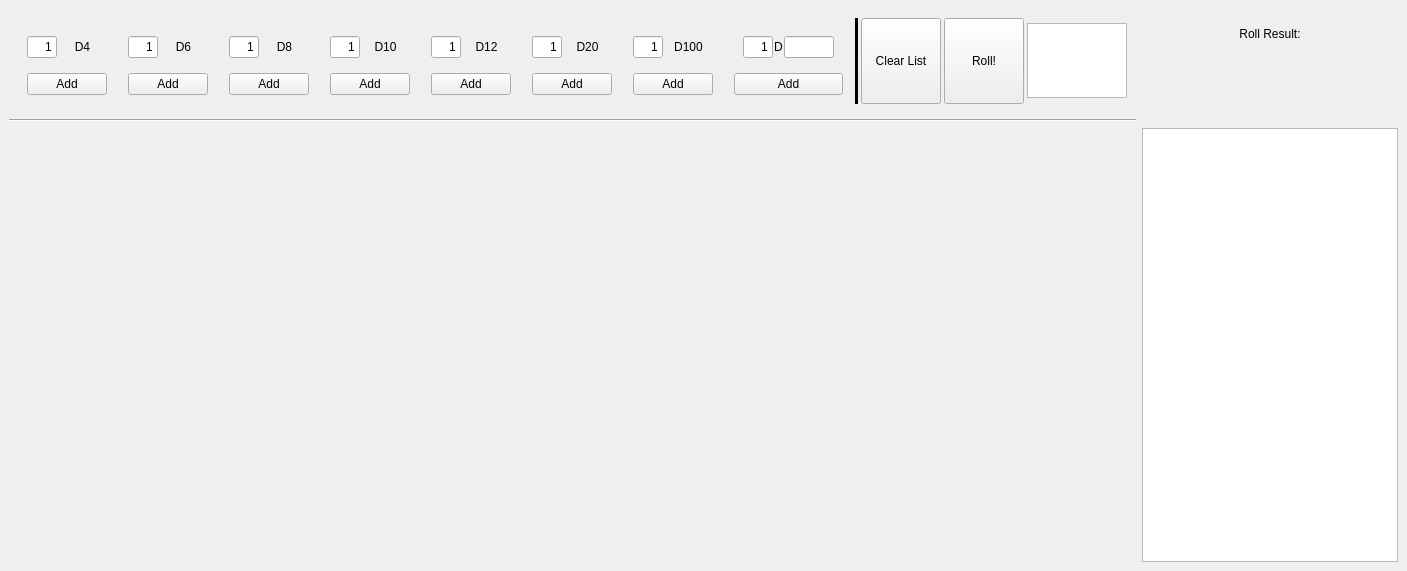
<?xml version="1.0" encoding="UTF-8"?>
<ui version="4.0">
 <class>MainWindow</class>
 <widget class="QMainWindow" name="MainWindow">
  <property name="geometry">
   <rect>
    <x>0</x>
    <y>0</y>
    <width>1313</width>
    <height>571</height>
   </rect>
  </property>
  <property name="windowTitle">
   <string>MainWindow</string>
  </property>
  <property name="layoutDirection">
   <enum>Qt::LayoutDirection::LeftToRight</enum>
  </property>
  <widget class="QWidget" name="centralwidget">
   <layout class="QVBoxLayout" name="verticalLayout_2">
    <item>
     <layout class="QGridLayout" name="gridLayout">
      <item row="3" column="1">
       <widget class="QListWidget" name="listWidget_summary">
        <property name="sizePolicy">
         <sizepolicy hsizetype="Fixed" vsizetype="Expanding">
          <horstretch>0</horstretch>
          <verstretch>0</verstretch>
         </sizepolicy>
        </property>
        <property name="flow">
         <enum>QListView::Flow::TopToBottom</enum>
        </property>
        <property name="itemAlignment">
         <set>Qt::AlignmentFlag::AlignBottom</set>
        </property>
        <property name="sortingEnabled">
         <bool>false</bool>
        </property>
       </widget>
      </item>
      <item row="2" column="0">
       <widget class="Line" name="line_2">
        <property name="orientation">
         <enum>Qt::Orientation::Horizontal</enum>
        </property>
       </widget>
      </item>
      <item row="3" column="0">
       <widget class="QWidget" name="widget" native="true"/>
      </item>
      <item row="1" column="0">
       <widget class="QWidget" name="diceRollerWidget" native="true">
        <property name="sizePolicy">
         <sizepolicy hsizetype="Maximum" vsizetype="Maximum">
          <horstretch>0</horstretch>
          <verstretch>0</verstretch>
         </sizepolicy>
        </property>
        <property name="layoutDirection">
         <enum>Qt::LayoutDirection::LeftToRight</enum>
        </property>
        <layout class="QHBoxLayout" name="horizontalLayout_3">
         <property name="spacing">
          <number>3</number>
         </property>
         <property name="sizeConstraint">
          <enum>QLayout::SizeConstraint::SetDefaultConstraint</enum>
         </property>
         <property name="rightMargin">
          <number>9</number>
         </property>
         <item>
          <widget class="QFrame" name="">
           <property name="sizePolicy">
            <sizepolicy hsizetype="Preferred" vsizetype="Fixed">
             <horstretch>0</horstretch>
             <verstretch>0</verstretch>
            </sizepolicy>
           </property>
           <property name="maximumSize">
            <size>
             <width>16777215</width>
             <height>100</height>
            </size>
           </property>
           <layout class="QVBoxLayout" name="rollLayout1_D4_2">
            <property name="sizeConstraint">
             <enum>QLayout::SizeConstraint::SetDefaultConstraint</enum>
            </property>
            <item>
             <layout class="QHBoxLayout" name="horizontalLayout_2">
              <property name="spacing">
               <number>1</number>
              </property>
              <item>
               <widget class="QLineEdit" name="lineEdit_d4">
                <property name="maximumSize">
                 <size>
                  <width>30</width>
                  <height>16777215</height>
                 </size>
                </property>
                <property name="layoutDirection">
                 <enum>Qt::LayoutDirection::LeftToRight</enum>
                </property>
                <property name="text">
                 <string>1</string>
                </property>
                <property name="maxLength">
                 <number>4</number>
                </property>
                <property name="alignment">
                 <set>Qt::AlignmentFlag::AlignRight|Qt::AlignmentFlag::AlignTrailing|Qt::AlignmentFlag::AlignVCenter</set>
                </property>
               </widget>
              </item>
              <item>
               <widget class="QLabel" name="label_14">
                <property name="text">
                 <string>D4</string>
                </property>
                <property name="alignment">
                 <set>Qt::AlignmentFlag::AlignCenter</set>
                </property>
               </widget>
              </item>
             </layout>
            </item>
            <item>
             <widget class="QPushButton" name="pushButton_D4_2">
              <property name="text">
               <string>Add</string>
              </property>
             </widget>
            </item>
           </layout>
          </widget>
         </item>
         <item>
          <widget class="QFrame" name="">
           <property name="sizePolicy">
            <sizepolicy hsizetype="Preferred" vsizetype="Fixed">
             <horstretch>0</horstretch>
             <verstretch>0</verstretch>
            </sizepolicy>
           </property>
           <property name="maximumSize">
            <size>
             <width>16777215</width>
             <height>100</height>
            </size>
           </property>
           <layout class="QVBoxLayout" name="rollLayout2_D6_2">
            <item>
             <layout class="QHBoxLayout" name="horizontalLayout_5">
              <property name="spacing">
               <number>1</number>
              </property>
              <item>
               <widget class="QLineEdit" name="lineEdit_d6">
                <property name="maximumSize">
                 <size>
                  <width>30</width>
                  <height>16777215</height>
                 </size>
                </property>
                <property name="text">
                 <string>1</string>
                </property>
                <property name="maxLength">
                 <number>4</number>
                </property>
                <property name="alignment">
                 <set>Qt::AlignmentFlag::AlignRight|Qt::AlignmentFlag::AlignTrailing|Qt::AlignmentFlag::AlignVCenter</set>
                </property>
               </widget>
              </item>
              <item>
               <widget class="QLabel" name="label_15">
                <property name="text">
                 <string>D6</string>
                </property>
                <property name="alignment">
                 <set>Qt::AlignmentFlag::AlignCenter</set>
                </property>
               </widget>
              </item>
             </layout>
            </item>
            <item>
             <widget class="QPushButton" name="pushButton_D6_2">
              <property name="text">
               <string>Add</string>
              </property>
             </widget>
            </item>
           </layout>
          </widget>
         </item>
         <item>
          <widget class="QFrame" name="">
           <property name="sizePolicy">
            <sizepolicy hsizetype="Preferred" vsizetype="Fixed">
             <horstretch>0</horstretch>
             <verstretch>0</verstretch>
            </sizepolicy>
           </property>
           <property name="maximumSize">
            <size>
             <width>16777215</width>
             <height>100</height>
            </size>
           </property>
           <layout class="QVBoxLayout" name="rollLayout3_D8_2">
            <item>
             <layout class="QHBoxLayout" name="horizontalLayout_6">
              <property name="spacing">
               <number>1</number>
              </property>
              <item>
               <widget class="QLineEdit" name="lineEdit_d8">
                <property name="maximumSize">
                 <size>
                  <width>30</width>
                  <height>16777215</height>
                 </size>
                </property>
                <property name="text">
                 <string>1</string>
                </property>
                <property name="maxLength">
                 <number>4</number>
                </property>
                <property name="alignment">
                 <set>Qt::AlignmentFlag::AlignRight|Qt::AlignmentFlag::AlignTrailing|Qt::AlignmentFlag::AlignVCenter</set>
                </property>
               </widget>
              </item>
              <item>
               <widget class="QLabel" name="label_d8">
                <property name="text">
                 <string>D8</string>
                </property>
                <property name="alignment">
                 <set>Qt::AlignmentFlag::AlignCenter</set>
                </property>
               </widget>
              </item>
             </layout>
            </item>
            <item>
             <widget class="QPushButton" name="pushButton_D8_2">
              <property name="text">
               <string>Add</string>
              </property>
             </widget>
            </item>
           </layout>
          </widget>
         </item>
         <item>
          <widget class="QFrame" name="">
           <property name="sizePolicy">
            <sizepolicy hsizetype="Preferred" vsizetype="Fixed">
             <horstretch>0</horstretch>
             <verstretch>0</verstretch>
            </sizepolicy>
           </property>
           <property name="maximumSize">
            <size>
             <width>16777215</width>
             <height>100</height>
            </size>
           </property>
           <layout class="QVBoxLayout" name="rollLayout4_D10_2">
            <item>
             <layout class="QHBoxLayout" name="horizontalLayout_7">
              <property name="spacing">
               <number>1</number>
              </property>
              <item>
               <widget class="QLineEdit" name="lineEdit_d10">
                <property name="maximumSize">
                 <size>
                  <width>30</width>
                  <height>16777215</height>
                 </size>
                </property>
                <property name="text">
                 <string>1</string>
                </property>
                <property name="maxLength">
                 <number>4</number>
                </property>
                <property name="alignment">
                 <set>Qt::AlignmentFlag::AlignRight|Qt::AlignmentFlag::AlignTrailing|Qt::AlignmentFlag::AlignVCenter</set>
                </property>
               </widget>
              </item>
              <item>
               <widget class="QLabel" name="label_d10">
                <property name="text">
                 <string>D10</string>
                </property>
                <property name="alignment">
                 <set>Qt::AlignmentFlag::AlignCenter</set>
                </property>
               </widget>
              </item>
             </layout>
            </item>
            <item>
             <widget class="QPushButton" name="pushButton_D10_2">
              <property name="text">
               <string>Add</string>
              </property>
             </widget>
            </item>
           </layout>
          </widget>
         </item>
         <item>
          <widget class="QFrame" name="">
           <property name="sizePolicy">
            <sizepolicy hsizetype="Preferred" vsizetype="Fixed">
             <horstretch>0</horstretch>
             <verstretch>0</verstretch>
            </sizepolicy>
           </property>
           <property name="maximumSize">
            <size>
             <width>16777215</width>
             <height>100</height>
            </size>
           </property>
           <layout class="QVBoxLayout" name="rollLayout5_D12_2">
            <item>
             <layout class="QHBoxLayout" name="horizontalLayout_8">
              <property name="spacing">
               <number>1</number>
              </property>
              <item>
               <widget class="QLineEdit" name="lineEdit_d12">
                <property name="maximumSize">
                 <size>
                  <width>30</width>
                  <height>16777215</height>
                 </size>
                </property>
                <property name="text">
                 <string>1</string>
                </property>
                <property name="maxLength">
                 <number>4</number>
                </property>
                <property name="alignment">
                 <set>Qt::AlignmentFlag::AlignRight|Qt::AlignmentFlag::AlignTrailing|Qt::AlignmentFlag::AlignVCenter</set>
                </property>
               </widget>
              </item>
              <item>
               <widget class="QLabel" name="label_d12">
                <property name="text">
                 <string>D12</string>
                </property>
                <property name="alignment">
                 <set>Qt::AlignmentFlag::AlignCenter</set>
                </property>
               </widget>
              </item>
             </layout>
            </item>
            <item>
             <widget class="QPushButton" name="pushButton_D12_2">
              <property name="text">
               <string>Add</string>
              </property>
             </widget>
            </item>
           </layout>
          </widget>
         </item>
         <item>
          <widget class="QFrame" name="">
           <property name="sizePolicy">
            <sizepolicy hsizetype="Preferred" vsizetype="Fixed">
             <horstretch>0</horstretch>
             <verstretch>0</verstretch>
            </sizepolicy>
           </property>
           <property name="maximumSize">
            <size>
             <width>16777215</width>
             <height>100</height>
            </size>
           </property>
           <layout class="QVBoxLayout" name="rollLayout6_D20_2">
            <item>
             <layout class="QHBoxLayout" name="horizontalLayout_9">
              <property name="spacing">
               <number>1</number>
              </property>
              <item>
               <widget class="QLineEdit" name="lineEdit_d20">
                <property name="maximumSize">
                 <size>
                  <width>30</width>
                  <height>16777215</height>
                 </size>
                </property>
                <property name="text">
                 <string>1</string>
                </property>
                <property name="maxLength">
                 <number>4</number>
                </property>
                <property name="alignment">
                 <set>Qt::AlignmentFlag::AlignRight|Qt::AlignmentFlag::AlignTrailing|Qt::AlignmentFlag::AlignVCenter</set>
                </property>
               </widget>
              </item>
              <item>
               <widget class="QLabel" name="label_d20">
                <property name="text">
                 <string>D20</string>
                </property>
                <property name="alignment">
                 <set>Qt::AlignmentFlag::AlignCenter</set>
                </property>
               </widget>
              </item>
             </layout>
            </item>
            <item>
             <widget class="QPushButton" name="pushButton_D20_2">
              <property name="text">
               <string>Add</string>
              </property>
             </widget>
            </item>
           </layout>
          </widget>
         </item>
         <item>
          <widget class="QFrame" name="">
           <property name="sizePolicy">
            <sizepolicy hsizetype="Preferred" vsizetype="Fixed">
             <horstretch>0</horstretch>
             <verstretch>0</verstretch>
            </sizepolicy>
           </property>
           <property name="maximumSize">
            <size>
             <width>16777215</width>
             <height>100</height>
            </size>
           </property>
           <layout class="QVBoxLayout" name="rollLayout7_D100_2">
            <item>
             <layout class="QHBoxLayout" name="horizontalLayout_10">
              <property name="spacing">
               <number>1</number>
              </property>
              <item>
               <widget class="QLineEdit" name="lineEdit_d100">
                <property name="maximumSize">
                 <size>
                  <width>30</width>
                  <height>16777215</height>
                 </size>
                </property>
                <property name="text">
                 <string>1</string>
                </property>
                <property name="maxLength">
                 <number>4</number>
                </property>
                <property name="alignment">
                 <set>Qt::AlignmentFlag::AlignRight|Qt::AlignmentFlag::AlignTrailing|Qt::AlignmentFlag::AlignVCenter</set>
                </property>
               </widget>
              </item>
              <item>
               <widget class="QLabel" name="label_d100">
                <property name="text">
                 <string>D100</string>
                </property>
                <property name="alignment">
                 <set>Qt::AlignmentFlag::AlignCenter</set>
                </property>
               </widget>
              </item>
             </layout>
            </item>
            <item>
             <widget class="QPushButton" name="pushButton_D100_2">
              <property name="text">
               <string>Add</string>
              </property>
             </widget>
            </item>
           </layout>
          </widget>
         </item>
         <item>
          <widget class="QFrame" name="">
           <property name="sizePolicy">
            <sizepolicy hsizetype="Preferred" vsizetype="Fixed">
             <horstretch>0</horstretch>
             <verstretch>0</verstretch>
            </sizepolicy>
           </property>
           <property name="maximumSize">
            <size>
             <width>16777215</width>
             <height>100</height>
            </size>
           </property>
           <layout class="QVBoxLayout" name="verticalLayout_4">
            <property name="sizeConstraint">
             <enum>QLayout::SizeConstraint::SetDefaultConstraint</enum>
            </property>
            <item>
             <widget class="QFrame" name="frame_2">
              <property name="sizePolicy">
               <sizepolicy hsizetype="Preferred" vsizetype="Preferred">
                <horstretch>0</horstretch>
                <verstretch>0</verstretch>
               </sizepolicy>
              </property>
              <property name="maximumSize">
               <size>
                <width>16777215</width>
                <height>100</height>
               </size>
              </property>
              <property name="lineWidth">
               <number>0</number>
              </property>
              <layout class="QHBoxLayout" name="horizontalLayout_4">
               <property name="spacing">
                <number>1</number>
               </property>
               <property name="sizeConstraint">
                <enum>QLayout::SizeConstraint::SetFixedSize</enum>
               </property>
               <item>
                <widget class="QLineEdit" name="lineEdit_dBlankA">
                 <property name="maximumSize">
                  <size>
                   <width>30</width>
                   <height>16777215</height>
                  </size>
                 </property>
                 <property name="text">
                  <string>1</string>
                 </property>
                 <property name="alignment">
                  <set>Qt::AlignmentFlag::AlignRight|Qt::AlignmentFlag::AlignTrailing|Qt::AlignmentFlag::AlignVCenter</set>
                 </property>
                </widget>
               </item>
               <item>
                <widget class="QLabel" name="label_6">
                 <property name="text">
                  <string>D</string>
                 </property>
                </widget>
               </item>
               <item>
                <widget class="QLineEdit" name="lineEdit_dBlankNum">
                 <property name="sizePolicy">
                  <sizepolicy hsizetype="Fixed" vsizetype="Fixed">
                   <horstretch>0</horstretch>
                   <verstretch>0</verstretch>
                  </sizepolicy>
                 </property>
                 <property name="maximumSize">
                  <size>
                   <width>50</width>
                   <height>16777215</height>
                  </size>
                 </property>
                 <property name="maxLength">
                  <number>8</number>
                 </property>
                 <property name="alignment">
                  <set>Qt::AlignmentFlag::AlignCenter</set>
                 </property>
                </widget>
               </item>
              </layout>
             </widget>
            </item>
            <item>
             <widget class="QPushButton" name="pushButton_2">
              <property name="text">
               <string>Add</string>
              </property>
             </widget>
            </item>
           </layout>
          </widget>
         </item>
         <item>
          <widget class="Line" name="line">
           <property name="frameShadow">
            <enum>QFrame::Shadow::Plain</enum>
           </property>
           <property name="lineWidth">
            <number>50</number>
           </property>
           <property name="orientation">
            <enum>Qt::Orientation::Vertical</enum>
           </property>
          </widget>
         </item>
         <item>
          <widget class="QPushButton" name="pushButton_clearList">
           <property name="sizePolicy">
            <sizepolicy hsizetype="Minimum" vsizetype="Minimum">
             <horstretch>0</horstretch>
             <verstretch>0</verstretch>
            </sizepolicy>
           </property>
           <property name="text">
            <string>Clear List</string>
           </property>
          </widget>
         </item>
         <item>
          <widget class="QPushButton" name="pushButton_rollDice">
           <property name="sizePolicy">
            <sizepolicy hsizetype="Minimum" vsizetype="Minimum">
             <horstretch>0</horstretch>
             <verstretch>0</verstretch>
            </sizepolicy>
           </property>
           <property name="text">
            <string>Roll!</string>
           </property>
          </widget>
         </item>
         <item>
          <widget class="QListWidget" name="listWidget_dieList">
           <property name="sizePolicy">
            <sizepolicy hsizetype="Fixed" vsizetype="Fixed">
             <horstretch>0</horstretch>
             <verstretch>0</verstretch>
            </sizepolicy>
           </property>
           <property name="maximumSize">
            <size>
             <width>100</width>
             <height>75</height>
            </size>
           </property>
          </widget>
         </item>
        </layout>
       </widget>
      </item>
      <item row="1" column="1">
       <layout class="QVBoxLayout" name="verticalLayout_3">
        <item>
         <widget class="QLabel" name="label">
          <property name="text">
           <string>Roll Result:</string>
          </property>
          <property name="alignment">
           <set>Qt::AlignmentFlag::AlignCenter</set>
          </property>
         </widget>
        </item>
        <item>
         <widget class="QLabel" name="label_dieResult">
          <property name="text">
           <string/>
          </property>
          <property name="alignment">
           <set>Qt::AlignmentFlag::AlignCenter</set>
          </property>
         </widget>
        </item>
       </layout>
      </item>
     </layout>
    </item>
   </layout>
  </widget>
  <widget class="QMenuBar" name="menubar">
   <property name="geometry">
    <rect>
     <x>0</x>
     <y>0</y>
     <width>1313</width>
     <height>21</height>
    </rect>
   </property>
  </widget>
 </widget>
 <resources/>
 <connections/>
</ui>
